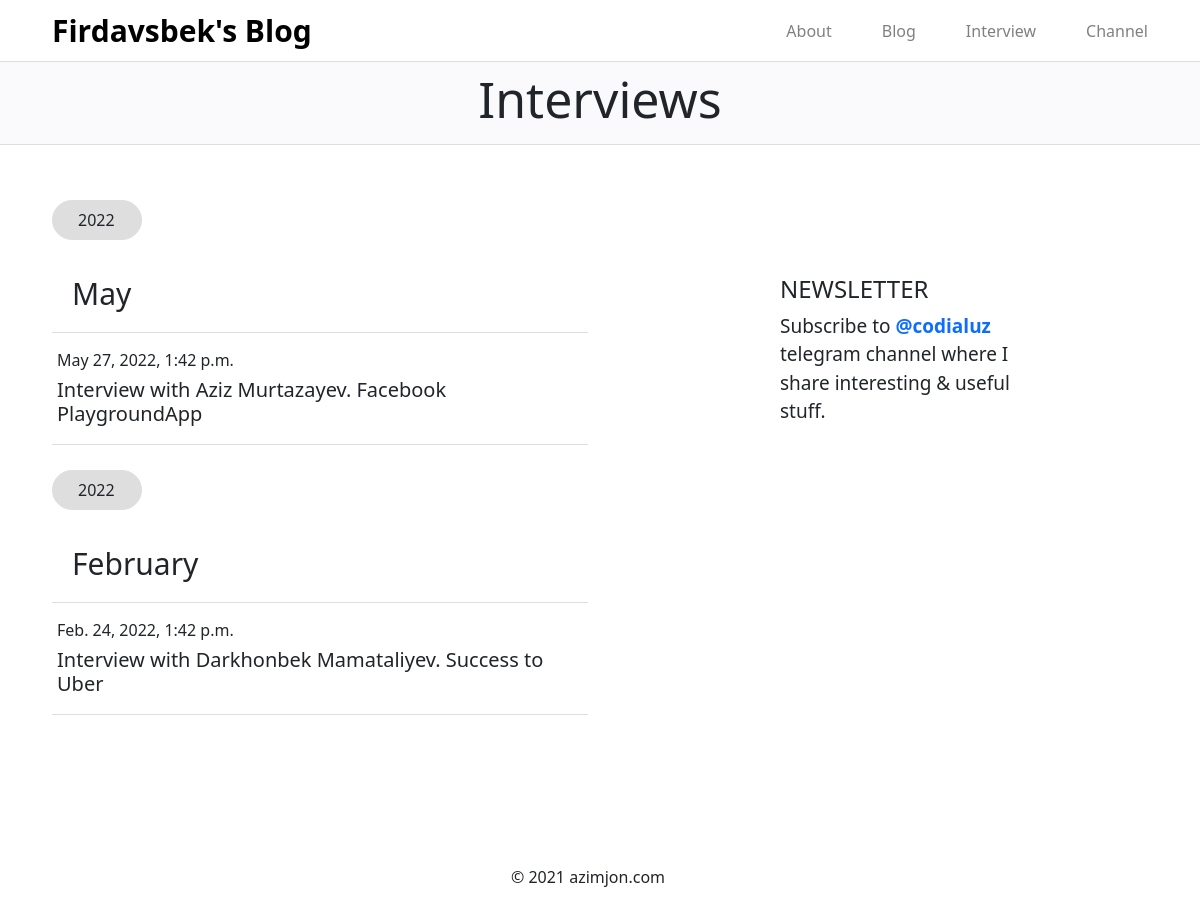
Page /interview/ on the committed database.
### app/models.py (models this page shows, shortened)
class Interview(models.Model):
    head = models.CharField(max_length=100)
    date = models.DateTimeField(null=True,blank=True)
    link = models.CharField(max_length=50)
    image = models.FileField(null=True, blank=True)
    def month(self):
        return self.date.strftime('%B')

### app/views.py (the view)
# urls.py: path('interview/', interview),
def interview(request):
    data = {
        'interviews': Interview.objects.order_by('-date')
    }
    return render(request, 'app/interview.html', data)

### templates/app/interview.html (shortened to what this page needs)
{% load static %}
<!DOCTYPE html>
<html lang="uz">
<head>
    <link rel="stylesheet" href="/static/app/bootstrap-5.0.2-dist/css/bootstrap.css">
    <link rel="stylesheet" href="/static/app/css/blog.css">
</head>
<body>
    <div class="container-fluid">
        <div class="row navbar">
            <div class="col-12 col-md-6 col-sm-6 navbar-icon"><a href="/home/">Firdavsbek's Blog</a></div>
            <div class="col-12 col-md-6 col-sm-6 navbar-link">
                <div><a href="/about/">About</a></div>
                <div><a href="/blog/">Blog</a></div>
                <div><a href="/interview/">Interview</a></div>
                <div><a href="#">Channel</a></div>
            </div>
        </div>
        <div class="row blog">
            <div class="col-12">
                <h1>Interviews</h1>
            </div>
        </div>
        <div class="row main">
            <div class="col-12 col-md-6 col-sm-6 main-card1">
                {% for i in interviews %}
                <p>{{i.date.year}}</p>
                <h3>{{i.month}}</h3>
                <div class="main-card1-link">
                    <h6>{{i.date}}<h6> <h5>{{i.head}}</h5>
                </div>
                {% endfor %}
            </div>
            <div class="col-12 col-md-6 col-sm-6 main-card2">
                <h4>NEWSLETTER</h4>
                <p>Subscribe to <a href="#">@codialuz</a> telegram channel where I share interesting & useful stuff.</p>
            </div>
        </div>
        <div class="row footer">
            <p>© 2021 azimjon.com</p>
        </div>
    </div>
</body>
</html>

### static/app/css/blog.css (style rules this page uses)
body { margin: 0; padding: 0; -webkit-box-sizing: border-box; box-sizing: border-box; }
.container-fluid .navbar { padding-right: 40px; padding-left: 40px; border-bottom: 1px solid #DEDEDE; }
.container-fluid .navbar .navbar-icon a { font-size: 30px; font-weight: bold; text-decoration: none; color: #000; }
.container-fluid .navbar .navbar-link { -webkit-box-pack: end; -ms-flex-pack: end; justify-content: end; display: -webkit-box; display: -ms-flexbox; display: flex; }
.container-fluid .navbar .navbar-link a { text-decoration: none; margin-left: 50px; color: grey; }
.container-fluid .blog { background-color: #FAFAFC; border-bottom: 1px solid #DEDEDE; padding: 7px 0px; }
.container-fluid .blog .col-12 h1 { font-weight: 400; font-size: 50px; text-align: center; }
.container-fluid .main { padding-left: 40px; padding-right: 40px; padding-top: 30px; }
.container-fluid .main .main-card1 p { margin-top: 25px; border: 1px solid #DEDEDE; width: 90px; padding: 7px 25px; background-color: #DEDEDE; border-radius: 20px; }
.container-fluid .main .main-card1 h3 { font-weight: 500; font-size: 30px; padding: 20px 0px; padding-bottom: 20px; border-bottom: 1px solid #DEDEDE; padding-left: 20px; }
.container-fluid .main .main-card1 .main-card1-link { width: 100%; padding: 10px 5px; border-bottom: 1px solid #DEDEDE; }
.container-fluid .main .main-card2 { width: 100%; margin-left: 15%; margin-top: 100px; width: 290px; }
.container-fluid .main .main-card2 p { font-size: 19px; }
.container-fluid .main .main-card2 a { text-decoration: none; font-weight: bold; }
.container-fluid .footer { margin-top: 150px; width: 100%; text-align: center; }

### rows in the picture
Interview: date.year "2022", month "May", date "May 27, 2022, 1:42 p.m.", head "Interview with Aziz Murtazayev. Facebook PlaygroundApp"
Interview: date.year "2022", month "February", date "Feb. 24, 2022, 1:42 p.m.", head "Interview with Darkhonbek Mamataliyev. Success to Uber"
